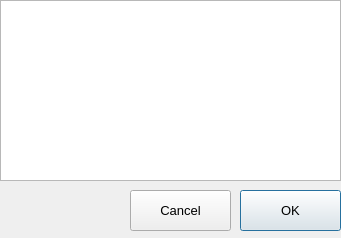
<?xml version="1.0" encoding="UTF-8"?>
<ui version="4.0">
 <class>DlgTextInpout</class>
 <widget class="QDialog" name="DlgTextInpout">
  <property name="geometry">
   <rect>
    <x>0</x>
    <y>0</y>
    <width>341</width>
    <height>238</height>
   </rect>
  </property>
  <property name="font">
   <font>
    <pointsize>10</pointsize>
   </font>
  </property>
  <property name="windowTitle">
   <string>Editor</string>
  </property>
  <widget class="QPlainTextEdit" name="edText">
   <property name="geometry">
    <rect>
     <x>0</x>
     <y>0</y>
     <width>341</width>
     <height>181</height>
    </rect>
   </property>
  </widget>
  <widget class="QPushButton" name="btOk">
   <property name="geometry">
    <rect>
     <x>240</x>
     <y>190</y>
     <width>101</width>
     <height>41</height>
    </rect>
   </property>
   <property name="text">
    <string>OK</string>
   </property>
  </widget>
  <widget class="QPushButton" name="btCn">
   <property name="geometry">
    <rect>
     <x>130</x>
     <y>190</y>
     <width>101</width>
     <height>41</height>
    </rect>
   </property>
   <property name="text">
    <string>Cancel</string>
   </property>
  </widget>
 </widget>
 <resources/>
 <connections/>
</ui>
